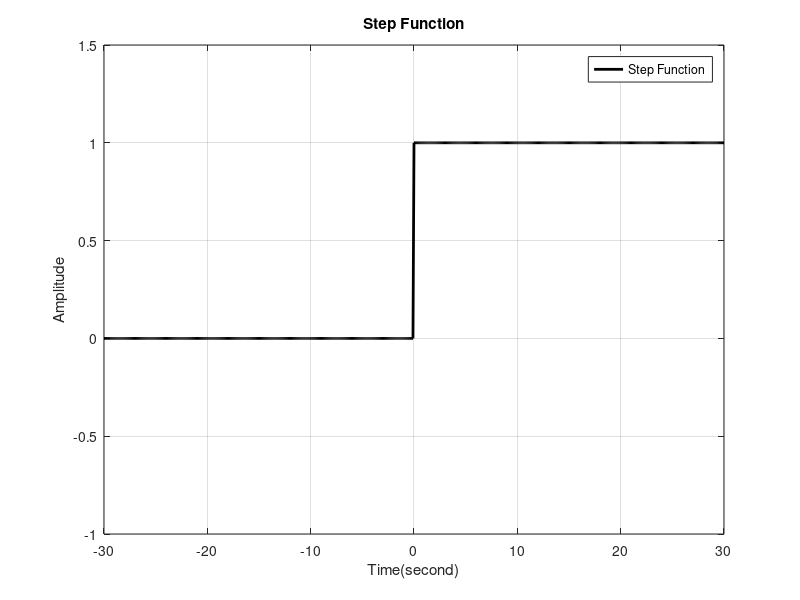

The MATLAB script that drew this image:
% Step Function
t = -30:0.1:30;

step_function = zeros(size(t));
step_function(t >= 0) = 1;

figure('Name','Visualizing Step Function','NumberTitle','off','Color','white');
plot(t, step_function,'k', 'LineWidth', 2);
title('Step Function');
xlabel('Time(second)');
ylabel('Amplitude');
ylim([-1, 1.5]);
legend('Step Function',Location='best')
grid on;
